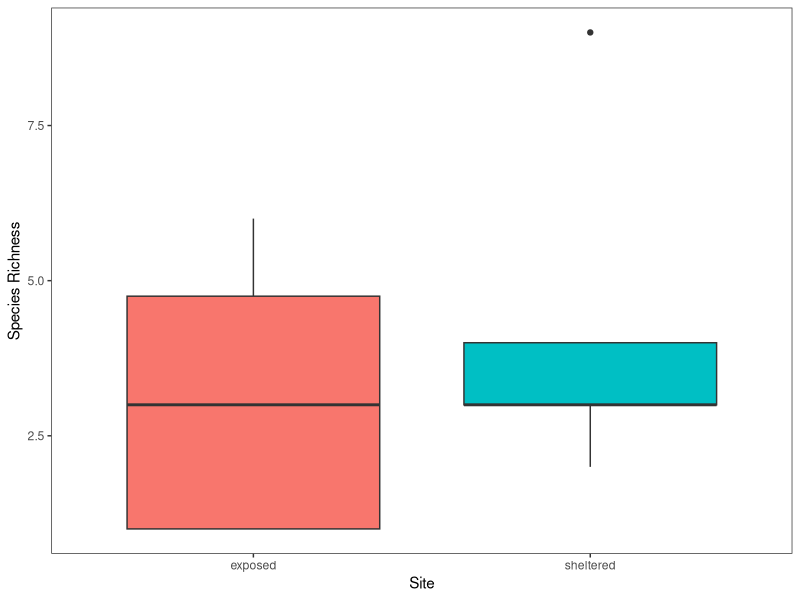

The R script that drew this image:
## ---- chunk 1
library(vegan)
library(tidyverse)
## ---- chunk 2
data <- read.csv("data-entry-final.csv")

# Manipulating the data

data_analysis <- data %>% 
  select(-c(abiotic_hab, biotic_hab)) %>% 
  mutate(quadrat = as.factor(quadrat)) %>% 
  group_by(vertical_transect, quadrat, species)%>%
  mutate(n_per_quadrat = sum(n)*10) %>%
  mutate(site = ifelse(vertical_transect %in% c(1,2,3), "sheltered", "exposed")) %>% 
  select(-c(n,square)) %>% 
  na.omit %>%
  distinct() %>%
  group_by(vertical_transect, quadrat) %>%
  mutate(pi_quadrat = n_per_quadrat / sum(n_per_quadrat)) %>% 
  mutate(pi_log = log(pi_quadrat)) %>% 
  mutate(pi_times_pi_log = -(pi_quadrat * pi_log))

shannon_evenness <-
  
shannon_diversity <- data_analysis %>% 
  group_by(vertical_transect, quadrat) %>%
  summarize(sum(pi_times_pi_log, na.rm = FALSE))

quad_richness <- data %>%
  drop_na(n) %>%
  group_by(vertical_transect,quadrat) %>%
  summarize(richness = length(unique(species))) %>%
  mutate(site = ifelse(vertical_transect %in% c(1,2,3), "sheltered", "exposed"))
## ---- chunk 3
richness_plot <- ggplot(data = quad_richness) +
  geom_boxplot(aes(x = site, y = richness, fill = site)) +
  labs(x = "Site", y = "Species Richness")+
  theme_test()+
  theme(legend.position = 'none')
    
richness_plot
